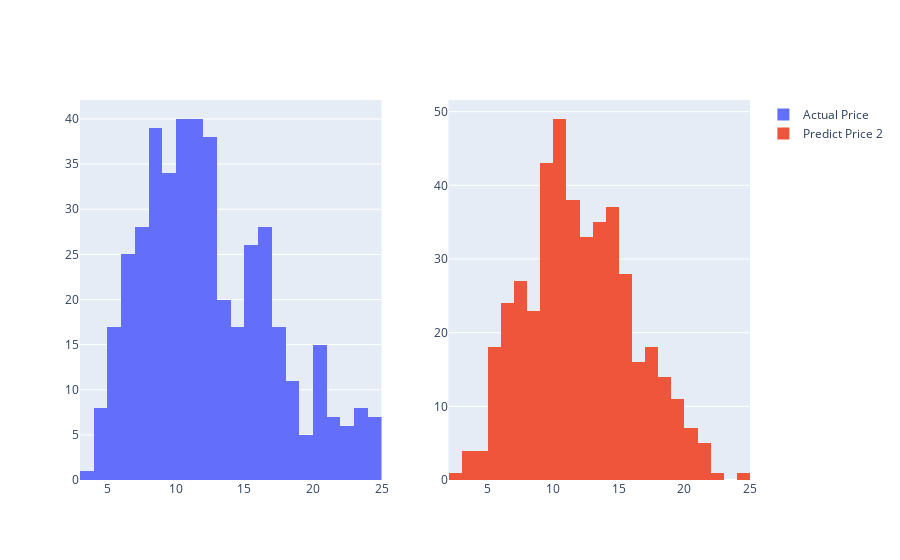

The notebook cell saved with this chart:
### Code cell
fig = make_subplots(rows = 1, cols = 2)

trace0 = go.Histogram(
  x = df_result_2['Actual Price'],
  name = 'Actual Price',
)

trace1 = go.Histogram(
  x = df_result_2['Predict Price 2'],
  name = 'Predict Price 2',
)

fig.append_trace(trace0, 1, 1)
fig.append_trace(trace1, 1, 2)

fig.show()

### Figure 1 — Plotly figure (JSON) as saved in the notebook; plotly's stock layout.template omitted (floating-point values rounded to 4 significant figures; data arrays with more than 128 entries replaced by an {"elided": "..."} marker saying what was removed)
{"data": [{"name": "Actual Price", "type": "histogram", "x": {"elided": "437 float values"}, "xaxis": "x", "yaxis": "y"}, {"name": "Predict Price 2", "type": "histogram", "x": {"elided": "437 float values"}, "xaxis": "x2", "yaxis": "y2"}], "layout": {"xaxis": {"anchor": "y", "domain": [0, 0.45]}, "xaxis2": {"anchor": "y2", "domain": [0.55, 1]}, "yaxis": {"anchor": "x", "domain": [0, 1]}, "yaxis2": {"anchor": "x2", "domain": [0, 1]}}}
